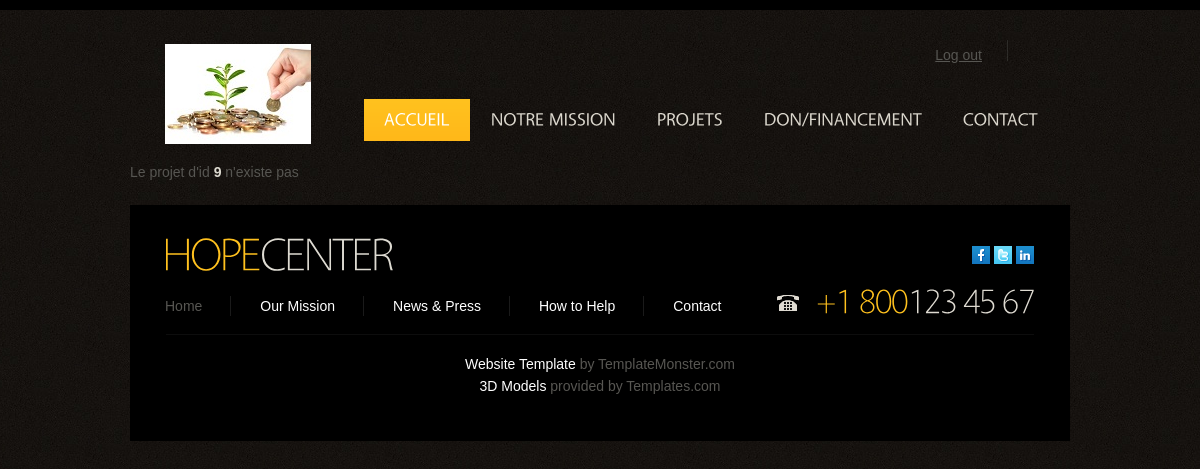
Page /search/9 on the earlier database version.
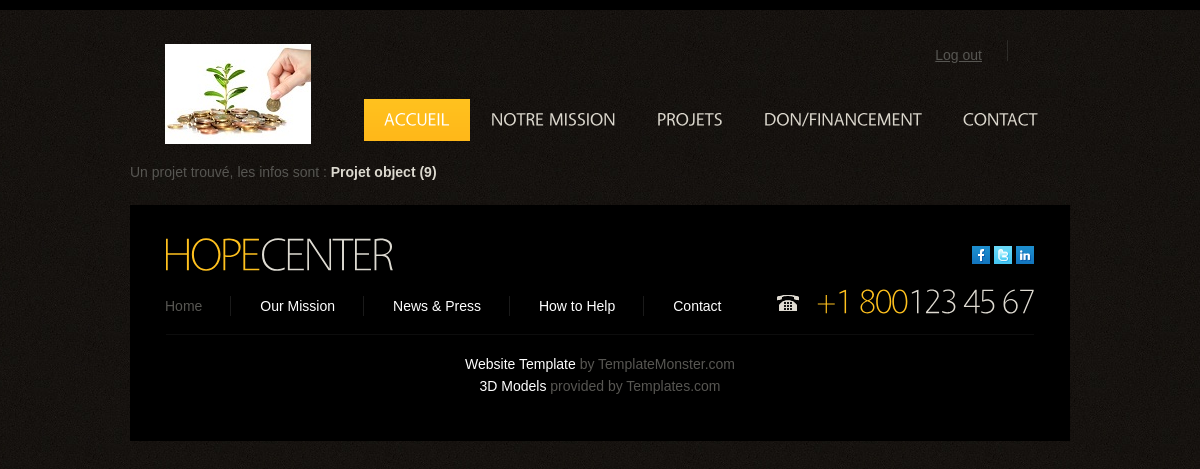
Same page on the later database version.
### djago/models.py (models this page shows)
class Projet(models.Model):
    STATUT = [("SDI", "Stade d'Idée"),
              ('EGN', "En Gestation"),
              ('JLC', "Juste Lancé"),
              ('EAE', "En Activité"),
              ('C', "Cloturé")
              ]
    nom = models.CharField(null=False, blank=False, max_length=50, verbose_name='Nom du Projet')
    resume = models.CharField(null=False, blank=False, max_length=250, verbose_name='Description du Projet')
    couverture = models.ImageField(null=True, blank=True, verbose_name="Photo d'Illustration du Projet",
                                   upload_to="photos/")
    secteur = models.CharField(null=False, blank=False, max_length=50, verbose_name="Secteur d'Activité")
    budget = models.FloatField(null=False, blank=False, verbose_name="Budget du Projet")
    statut = models.CharField(null=False, blank=False, max_length=30, choices=STATUT, verbose_name="Statut du Projet")
    date_pub = models.DateTimeField(null=False, blank=False, max_length=30,
                                    verbose_name="Date de Publication du Projet",
                                    default=timezone.now)
    fiche_desc = models.FileField(null=True, blank=True, verbose_name="Fichier de Presentation du Projet")
    user = models.ForeignKey(Utilisateur, null=True, blank=False, on_delete=models.PROTECT)
    donateurs = models.ManyToManyField("Utilisateur", through="deme.Don", related_name="+")
    Investisseurs = models.ManyToManyField("Utilisateur", through="deme.Financement", related_name="+")

### djago/views.py (the view)
# urls.py: path('search/<int:id_projet>', views.chercher_projet, name='searchProjet'),
def chercher_projet(request, id_projet):
    from django.db import models
    from .models import Projet
    try:
        ligne = Projet.objects.get(id=id_projet)
        return render(request, 'djago/chercher_projet.html', {'find':1, 'ligne':ligne})
    except models.ObjectDoesNotExist:
        return render(request, 'djago/chercher_projet.html', {'find':0, 'id_projet':id_projet})

### djago/templates/djago/chercher_projet.html (shortened to what this page needs)
{% extends "base.html" %}
{% load static my_tags %}
{% block body %}
    {% if find == 1 %}
        <p> Un projet trouvé, les infos sont : <strong> {{ligne}} </strong> </p>
    {% else %}
        <p> Le projet d'id <strong> {{id_projet}} </strong> n'existe pas </p>
    {% endif %}
{% endblock %}

### templates/base.html (shortened to what this page needs)
<!DOCTYPE html>
{% load static %}
<html lang="fr">
	<head>
	<link rel="stylesheet" href="{% static 'css/reset.css' %}" type="text/css" media="all">
	<link rel="stylesheet" href="{% static 'css/layout.css' %}" type="text/css" media="all">
	<link rel="stylesheet" href="{% static 'css/style.css' %}" type="text/css" media="all">
</head>
<body id="page1">
<div class="body1">
	<div class="main">
		<header>
			<div class="wrapper">
				<h1><a href="{% url 'accueil' %}" style="display:block;background:url({% static 'images/logo_r.jpg' %}) 0 0 no-repeat;width:146px;height:100px;text-indent:-9999px">Djago dèmè</a></h1>
				<nav>
					<ul id="top_nav">
						{% block connexion_top %}
							<li><a href="{% url 'deconnexion' %}">Log out</a></li>
						{% endblock %}
					</ul>
				</nav>
				<nav>
					<ul id="menu">
						<li id="menu_active"><a href="{% url 'accueil' %}">Accueil</a></li>
						<li><a href="Mission.html">Notre Mission</a></li>
						<li><a href="{% url 'listeTousProjets' %}">Projets</a></li>
						<li><a href="Help.html">Don/financement</a></li>
						<li><a href="Contact.html">Contact</a></li>
					</ul>
				</nav>
			</div>
		</header><div class="ic">Djago dèmè  &copy; GL4 2020-2021 TechnoLAB-ISTA -- 2021</div>
		<article id="content">
			{% block body %}{% endblock %}
		</article>
		<footer>
			<div class="wrapper">
				<a href="index.html" id="footer_logo"><span>Hope</span>Center</a>
				<ul id="icons">
					<li><a href="#" class="normaltip" title="Facebook"><img src="{% static 'images/icon1.gif' %}" alt=""></a></li>
					<li><a href="#" class="normaltip" title="Twitter"><img src="{% static 'images/icon2.gif' %}" alt=""></a></li>
					<li><a href="#" class="normaltip" title="Linkedin"><img src="{% static 'images/icon3.gif' %}" alt=""></a></li>
				</ul>
			</div>
			<div class="wrapper">
				<nav>
					<ul id="footer_menu">
						<li class="active"><a href="index.html">Home</a></li>
						<li><a href="Mission.html">Our Mission</a></li>
						<li><a href="News.html">News &amp; Press</a></li>
						<li><a href="Help.html">How to Help</a></li>
						<li class="end"><a href="Contact.html">Contact</a></li>
					</ul>
				</nav>
				<div class="tel"><span>+1 800</span>123 45 67</div>
			</div>
			<div id="footer_text">
				<a rel="nofollow" href="http://store.templatemonster.com?aff=netsib1" target="_blank">Website Template</a> by TemplateMonster.com<br>
				<a href="http://www.templates.com/product/3d-models/" target="_blank">3D Models</a> provided by Templates.com
			</div>
		</footer>
	</div>
</div>
</body>
</html>

### front/static/css/style.css (style rules this page uses)
article, aside, audio, canvas, command, datalist, details, embed, figcaption, figure, footer, header, hgroup, keygen, meter, nav, output, progress, section, source, video { display:block }
.wrapper { width:100%;overflow:hidden }
body { background:url(../images/bg.jpg) top center repeat;border:0;font:14px "Trebuchet MS", Arial, Helvetica, sans-serif;color:#575652;line-height:22px }
.main { margin:0 auto;width:940px }
.body1 { background:url(../images/bg_top.gif) top repeat-x }
a { color:#575652;text-decoration:underline;outline:none }
h1 { float:left;padding:44px 0 0 35px }
p { padding-bottom:22px }
strong { color:#dcd9cf }
#menu { float:right;padding:28px 12px 20px 0 }
#menu li { float:left;padding-left:1px }
#menu li a { display:block;padding:0 20px;height:42px;font-size:18px;color:#dad6cc;line-height:42px;text-transform:uppercase;text-decoration:none;font-weight:400 }
#menu li a:hover, #menu #menu_active a { background:url(../images/menu_active.gif) top repeat-x;color:#fff }
#top_nav { float:right;padding:40px 37px 0 575px }
#top_nav li { float:left;padding:4px 26px 5px 0;margin-right:25px;background:url(../images/top_line.png) right 0 no-repeat }
footer { background:#000;padding:21px 36px 44px }
#footer_logo { float:left;font-size:46px;font-weight:300;text-transform:uppercase;color:#dedbd2;line-height:1.2em;text-decoration:none;letter-spacing:-3px;margin-left:-4px }
#footer_logo span { color:#ffc11e }
#icons { float:right;padding:20px 0 0 0 }
#icons li { float:left;padding-left:4px }
.tel { float:right;margin-top:-1px;background:url(../images/bot_icon.gif) 0 15px no-repeat;padding:0 0 0 38px;font-size:35px;line-height:1.2em;color:#dedad1;letter-spacing:-2px;font-weight:300 }
.tel span { color:#ffc11e }
footer nav { float:left }
#footer_menu { float:left;padding:15px 0 18px 0;margin-left:-1px }
#footer_menu li { float:left;padding-right:29px;background:url(../images/menu_line.gif) right 0 no-repeat;margin-right:29px }
#footer_menu li a { display:block;color:#fff;text-decoration:none;line-height:20px }
#footer_menu li a:hover, #footer_menu .active a { color:#575652 }
#footer_menu .end { background:none;padding-right:0;padding-left:0 }
#footer_text { padding-top:18px;border-top:1px solid #0d0d0d;text-align:center }
#footer_text a { color:#fff;text-decoration:none }

Differences in the rows shown:
added Projet: id "Projet object (9)"
Other differences:
{{ id_projet }}: "9" → (not shown)
text no longer shown: "Le projet d'id n'existe pas"
text now shown: "Un projet trouvé, les infos sont :"
